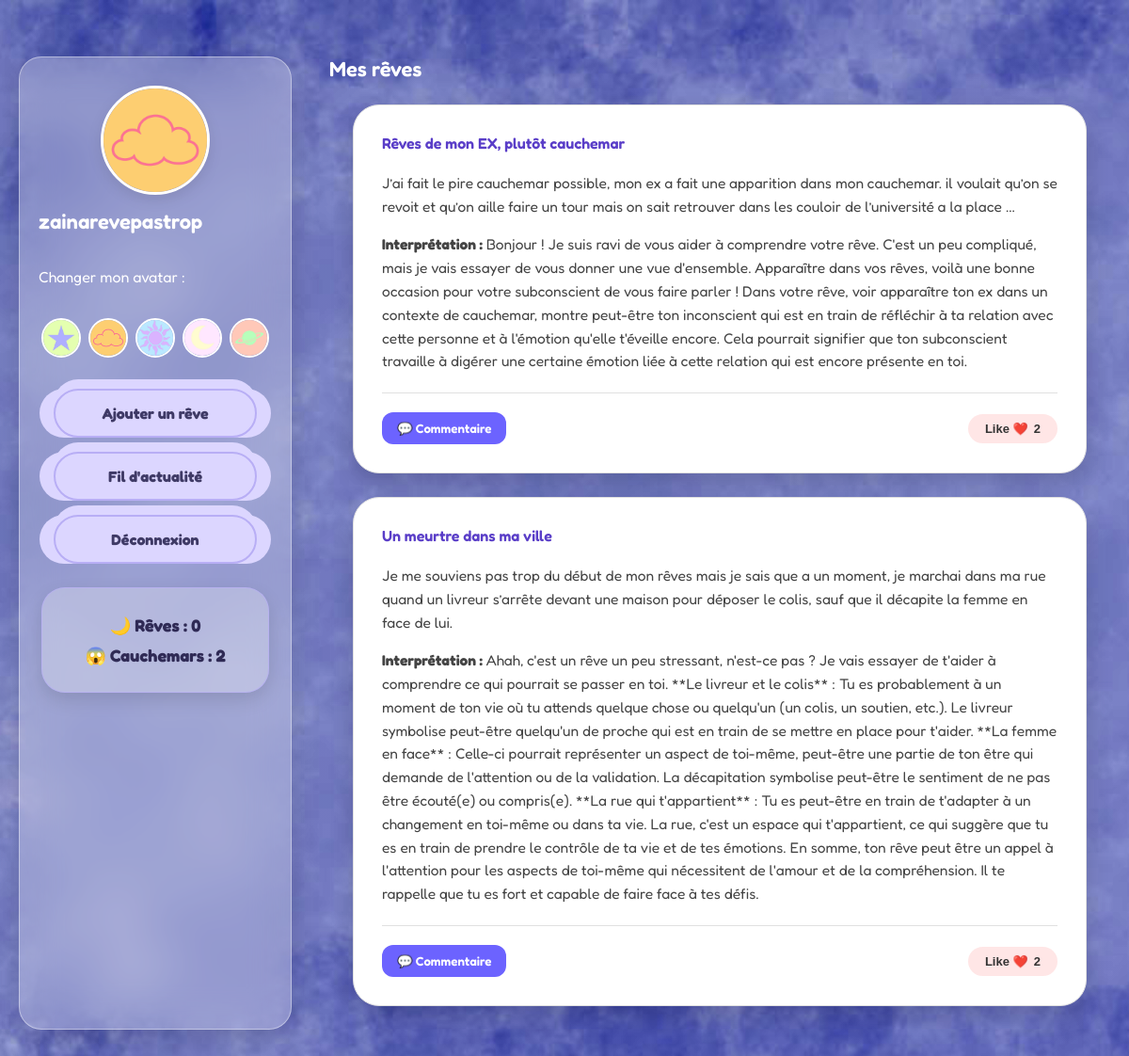
The app's page /dashboard (signed in) with its own data.
### tables this page shows
CREATE TABLE users (
            id INTEGER PRIMARY KEY AUTOINCREMENT,
            username TEXT NOT NULL,
            email TEXT NOT NULL UNIQUE,
            password TEXT NOT NULL
        , avatar TEXT DEFAULT 'avatar1.png');

CREATE TABLE dreams (
            id INTEGER PRIMARY KEY AUTOINCREMENT,
            user_id INTEGER NOT NULL,
            title TEXT NOT NULL,
            content TEXT NOT NULL,
            interpretation TEXT,
            is_public INTEGER DEFAULT 0, dream_type TEXT DEFAULT 'reve',
            FOREIGN KEY (user_id) REFERENCES users (id)
        );

### app.py (the view)
@app.route("/dashboard")
def dashboard():
    if "user_id" not in session:
        return redirect(url_for("login"))
    conn = get_db_connection()
    cursor = conn.cursor()
    cursor.execute("SELECT * FROM users WHERE id = ?", (session["user_id"],))
    user = cursor.fetchone()
    cursor.execute("""
        SELECT * FROM dreams
        WHERE user_id = ?
        ORDER BY id DESC
    """, (session["user_id"],))
    dreams = cursor.fetchall()
    cursor.execute("""
        SELECT comments.*, users.username
        FROM comments
        JOIN users ON comments.user_id = users.id
        ORDER BY comments.id DESC
    """)
    comments = cursor.fetchall()
    cursor.execute("""
        SELECT replies.*, users.username
        FROM replies
        JOIN users ON replies.user_id = users.id
        ORDER BY replies.id ASC
    """)
    replies = cursor.fetchall()
    cursor.execute("""
        SELECT dream_id, COUNT(*) AS like_count
        FROM likes
        GROUP BY dream_id
    """)
    likes_rows = cursor.fetchall()
    likes = {}
    for row in likes_rows:
        likes[row["dream_id"]] = row["like_count"]
    cursor.execute("""
    SELECT COUNT(*) FROM dreams
    WHERE user_id = ? AND dream_type = 'reve'
    """, (session["user_id"],))
    total_reves = cursor.fetchone()[0]
    cursor.execute("""
        SELECT COUNT(*) FROM dreams
        WHERE user_id = ? AND dream_type = 'cauchemar'
    """, (session["user_id"],))
    total_cauchemars = cursor.fetchone()[0]
    conn.close()
    return render_template(
        "dashboard.html",
        dreams=dreams,
        comments=comments,
        replies=replies,
        likes=likes,
        username=session["username"],
        user=user,
        total_reves=total_reves,
        total_cauchemars=total_cauchemars
    )

### app.py (called while the page is built)
def get_db_connection():
    conn = sqlite3.connect('dreams.db')
    conn.row_factory = sqlite3.Row
    return conn

### templates/dashboard.html (shortened to what this page needs)
<!DOCTYPE html>
<html lang="fr">
<head>
    <link rel="stylesheet" href="{{ url_for('static', filename='style.css') }}">
</head>
<body>
    <div class="dashboard-layout">
        <aside class="profile-sidebar">
            <div class="profile-card">
                <img src="{{ url_for('static', filename='avatar/' + (user['avatar'] if user['avatar'] else 'avatar1.png')) }}" class="profile-pic">
                <h3>{{ username }}</h3>
                <form action="{{ url_for('update_avatar') }}" method="POST">
                    <p>Changer mon avatar :</p>
                    <div class="avatar-selector">
                        {% for i in range(1, 6) %}
                            <button type="submit" name="avatar_name" value="avatar{{i}}.png" class="avatar-btn">
                                <img src="{{ url_for('static', filename='avatar/avatar' + i|string + '.png') }}" class="avatar-option">
                            </button>
                        {% endfor %}
                    </div>
                </form>
                <a href="{{ url_for('add_dream') }}" class="btn"> Ajouter un rêve </a>
                <a href="{{ url_for('feed') }}" class="btn"> Fil d'actualité </a>
                <a href="{{ url_for('logout') }}" class="btn"> Déconnexion</a>
                <div class="dream-counter">
                    <p>🌙 Rêves : {{ total_reves }}</p>
                    <p>😱 Cauchemars : {{ total_cauchemars }}</p>
                    </div
                </div>
                 </aside>
        <main class="dreams-section">
            <h3>Mes rêves</h3>
            {% if dreams %}
                {% for dream in dreams %}
                    <div class="card">
                        <h4>{{ dream["title"] }}</h4>
                        <p>{{ dream["content"] }}</p>
                        <p><strong>Interprétation :</strong> {{ dream["interpretation"] }}</p>
                        <div class="card-actions">
                            <button class="show-comments-btn" data-dream-id="{{ dream['id'] }}" onclick="toggleComments(this.getAttribute('data-dream-id'))">
                                💬 Commentaire
                            </button>
                            <form action="{{ url_for('like_dream', dream_id=dream['id']) }}" method="POST" class="like-section-form">
                                <button type="submit" class="like-btn">
                                    Like ❤️ <span>{{ likes.get(dream["id"], 0) }}</span>
                                </button>
                            </form>
                        </div>
                    </div>
                {% endfor %}
            {% else %}
                <p>Aucun rêve enregistré pour le moment.</p>
            {% endif %}
        </main>
    </div>
</body>

### static/style.css (style rules this page uses)
body { font-family: 'Fredoka', Arial, sans-serif; background: linear-gradient(135deg, #0b091a 0%, #161233 100%), url("/static/background.jpg") no-repeat center center fixed; background-size: cover; background-blend-mode: overlay; margin: 0; padding: 0; min-height: 100vh; color: #f0edff; }
.dashboard-layout { display: grid; grid-template-columns: 290px 1fr; gap: 40px; width: 100%; max-width: 1200px; margin: 40px auto; padding: 20px; box-sizing: border-box; }
.left-menu, .profile-sidebar { background: rgba(255, 255, 255, 0.25) ; backdrop-filter: blur(20px) ; -webkit-backdrop-filter: blur(20px) ; border: 1px solid rgba(255, 255, 255, 0.4) ; border-radius: 24px; box-shadow: 0 10px 30px rgba(0, 0, 0, 0.15) ; color: #ffffff ; }
.profile-sidebar { width: 290px; padding: 30px 20px; box-sizing: border-box; }
.dreams-section { width: 100%; }
h1, h2, h3, h4 { color: #b8aef5; font-weight: 600; margin-top: 0; }
h3 { font-size: 22px; color: #fff; text-align: left; margin-bottom: 20px; }
.profile-sidebar h3 { color: #ffffff ; }
.card, .feed-card, .add-dream-card { background: #ffffff ; border: 1px solid #e0e0e0 ; border-radius: 28px ; padding: 30px ; margin-bottom: 30px ; margin: 25px; box-shadow: 0 10px 25px rgba(0, 0, 0, 0.15); box-sizing: border-box; color: #333333 ; }
.feed-card h2, .card h4, .dream-title, .form-title { color: #5a3ec8 ; }
.card p, .feed-card .dream-content { color: #444444 ; font-size: 15.5px; line-height: 1.6; }
form, .dream-form { display: flex; flex-direction: column; gap: 18px; }
.btn, .menu-link { display: block; width: 180px; text-align: center; text-decoration: none; background: #dcd6ff; color: #3f3a66; padding: 14px 16px; margin: 15px auto; font-size: 16px; font-weight: bold; border-radius: 50px; border: 2px solid #b8aef5; box-shadow: -15px 0 0 #dcd6ff, 15px 0 0 #dcd6ff, 0 -10px 0 #dcd6ff; transition: 0.3s; cursor: pointer; }
.card-actions { display: flex ; flex-direction: row ; justify-content: flex-start ; align-items: center ; gap: 12px ; padding-top: 20px ; border-top: 1px solid #e0e0e0 ; margin-top: 20px ; width: 100% ; }
.like-section-form { margin-left: auto ; }
.like-btn { background: #ffe6e6 ; border: none ; padding: 8px 18px; border-radius: 20px; cursor: pointer; font-size: 13px ; color: #333 ; font-weight: bold ; display: inline-flex ; align-items: center ; justify-content: center ; gap: 6px ; width: auto ; transition: all 0.2s ease; }
.show-comments-btn { padding: 9px 16px; border: none; border-radius: 12px; background: #6c63ff; color: #fff; font-family: inherit; font-weight: 600; cursor: pointer; transition: background 0.2s; }
.profile-pic { width: 110px; height: 110px; border-radius: 50%; object-fit: cover; border: 3px solid #ffffff; margin: 0 auto 15px auto; display: block; box-shadow: 0 5px 15px rgba(0,0,0,0.1); }
.avatar-option { width: 38px; height: 38px; border-radius: 50%; object-fit: cover; border: 2px solid #fff; cursor: pointer; transition: transform 0.2s; }
.avatar-selector, .avatar-options { display: flex; gap: 8px; justify-content: center; flex-wrap: wrap; margin-bottom: 15px; }
.avatar-btn { border: none; background: none; padding: 0; }
.dream-counter { margin: 25px auto 0; width: 85%; padding: 18px 15px; border-radius: 25px; background: rgba(255, 255, 255, 0.28); border: 1px solid rgba(184, 174, 245, 0.7); box-shadow: 0 8px 20px rgba(0,0,0,0.12); text-align: center; color: #2f2a55; }
.dream-counter p { margin: 10px 0; font-size: 18px; font-weight: bold; }
.feed-card, .card { display: block ; position: relative ; overflow: hidden ; }
.card-actions, .post-actions { display: flex ; align-items: center ; gap: 15px ; margin-top: 25px !; clear: both ; }

### records on screen
users: avatar (picture), username "zainarevepastrop"
dreams: title "Rêves de mon EX, plutôt cauchemar", content "J’ai fait le pire cauchemar possible, mon ex a fait une apparition dans mon cauchemar. il voulait qu’on se revoit et qu’on aille faire un tour mais on sait retrouver dans les couloir de l’université a la place ...", interpretation "Bonjour ! Je suis ravi de vous aider à comprendre votre rêve. C'est un peu compliqué, mais je vais essayer de vous donner une vue d'ensemble. Apparaître dans vos rêves, voilà une bonne occasion pour votre subconscient de vous faire parler ! Dans votre rêve, voir apparaître ton ex dans un contexte de cauchemar, montre peut-être ton inconscient qui est en train de réfléchir à ta relation avec cette personne et à l'émotion qu'elle t'éveille encore. Cela pourrait signifier que ton subconscient travaille à digérer une certaine émotion liée à cette relation qui est encore présente en toi.", get "2"
dreams: title "Un meurtre dans ma ville", content "Je me souviens pas trop du début de mon rêves mais je sais que a un moment, je marchai dans ma rue quand un livreur s’arrête devant une maison pour déposer le colis, sauf que il décapite la femme en face de lui.", interpretation "Ahah, c'est un rêve un peu stressant, n'est-ce pas ? Je vais essayer de t'aider à comprendre ce qui pourrait se passer en toi. **Le livreur et le colis** : Tu es probablement à un moment de ton vie où tu attends quelque chose ou quelqu'un (un colis, un soutien, etc.). Le livreur symbolise peut-être quelqu'un de proche qui est en train de se mettre en place pour t'aider. **La femme en face** : Celle-ci pourrait représenter un aspect de toi-même, peut-être une partie de ton être qui demande de l'attention ou de la validation. La décapitation symbolise peut-être le sentiment de ne pas être écouté(e) ou compris(e). **La rue qui t'appartient** : Tu es peut-être en train de t'adapter à un…", get "2"

### other values on screen
{{ total_reves }} "0"
{{ total_cauchemars }} "2"
